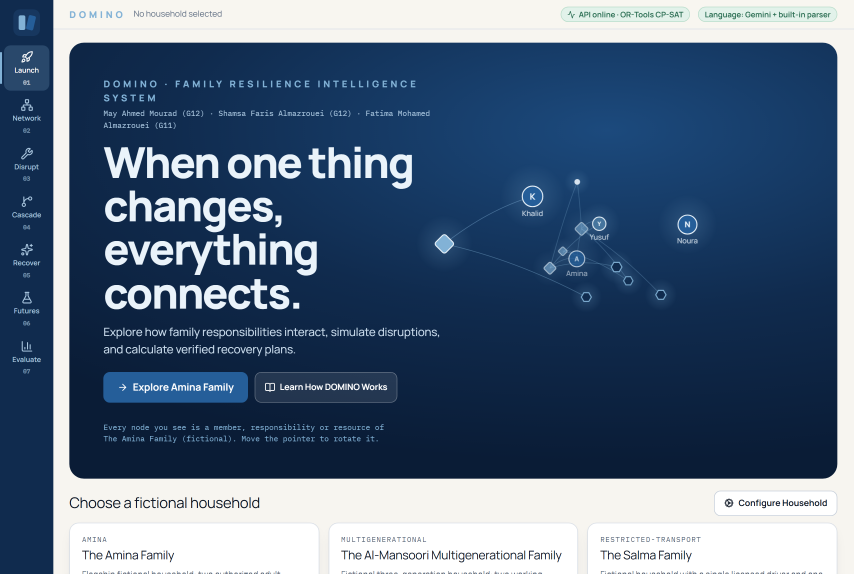
#> input picture presentation/shots/01_launch_viewport.png, 2560 x 1720 px (shown at 1/3 size); its folder holds 4 pictures in this run
$ python screens.py
#> lines starting #> are read from the running program, lines starting #| are printed output that depends on the picture
"""Builds Figure 4 (the prototype's screens) from the real screenshots in presentation/shots (cropped, not altered)."""
from pathlib import Path
from PIL import Image, ImageDraw, ImageFont

root = Path(__file__).resolve().parent
shots = root.parent / "presentation" / "shots"
TW, TH, LAB, GAP = 640, 440, 54, 22
items = [
    ("1  Launch", "01_launch_viewport"),
    ("2  Family Network", "02_network_overview"),
    ("3  Disruption Studio", "03_studio_confirmed"),
    ("4  Cascade Laboratory", "04_cascade_top"),
    ("5  Recovery Studio", "05_recovery_main"),
    ("6  Futures Laboratory", "07_futures_compare"),
    ("7  Evaluation Lab", "10_eval_overview"),
    ("Approval (simulation only)", "09_approval"),
]
font = ImageFont.truetype("C:/Windows/Fonts/calibrib.ttf", 30)
cols, rows = 4, 2
W = cols * TW + (cols + 1) * GAP
H = rows * (TH + LAB) + (rows + 1) * GAP
sheet = Image.new("RGB", (W, H), "white")
#> sheet: PIL image 2670x1054 RGB; every value is 255
d = ImageDraw.Draw(sheet)
for i, (label, name) in enumerate(items):
    im = Image.open(shots / f"{name}.png").convert("RGB")
#> im is the input picture: PIL image 2560x1720 RGB; mean R, G, B 82.5, 103.4, 128.5
    # crop the top part with the target aspect ratio, then scale
    h = int(im.width * TH / TW)
#> h = 1760
    im = im.crop((0, 0, im.width, min(h, im.height))).resize((TW, int(min(h, im.height) * TW / im.width)), Image.LANCZOS)
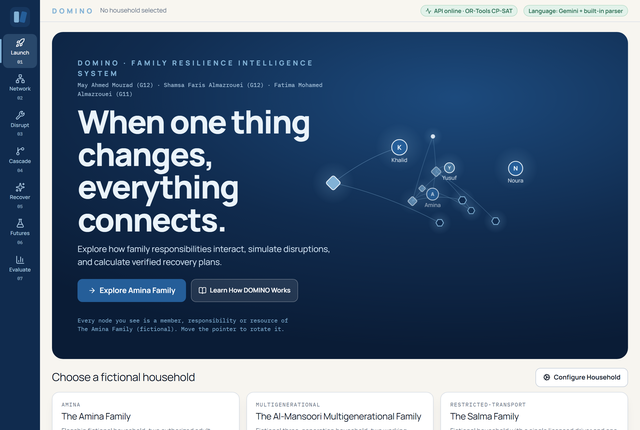
#> im: PIL image 640x430 RGB; mean R, G, B 82.5, 103.4, 128.5
    x = GAP + (i % cols) * (TW + GAP)
    y = GAP + (i // cols) * (TH + LAB + GAP)
    d.rectangle([x - 2, y - 2, x + TW + 1, y + im.height + 1], outline=(185, 203, 219), width=2)
    sheet.paste(im, (x, y))
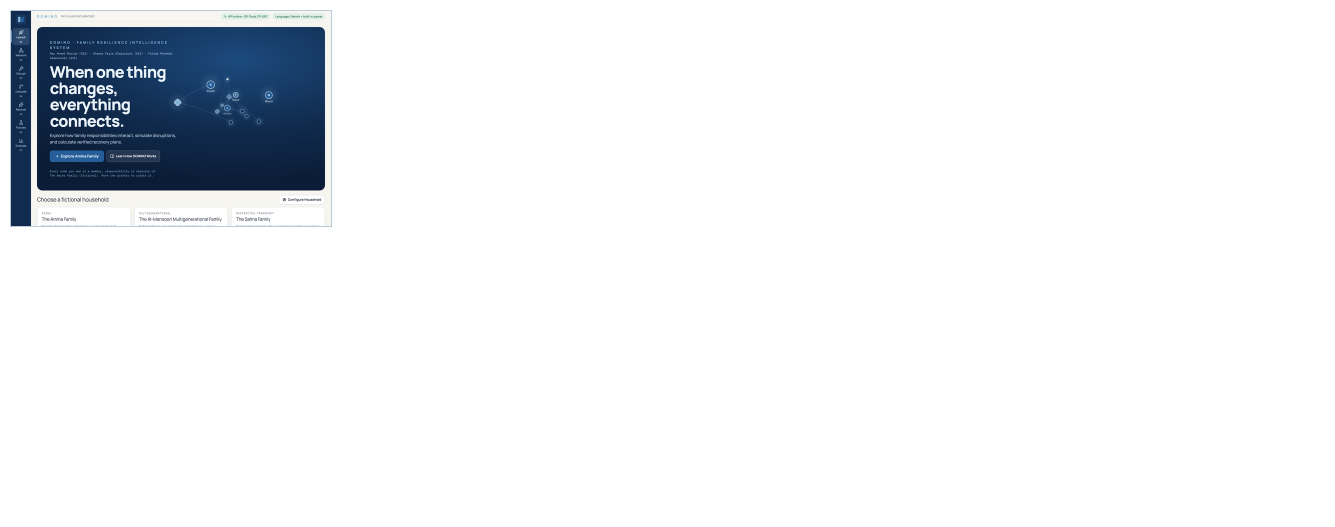
#> sheet: PIL image 2670x1054 RGB (shown at 1/2 size); mean R, G, B 238, 240.1, 242.6
#> (the run stopped early here; a loop or call above may not have finished)
